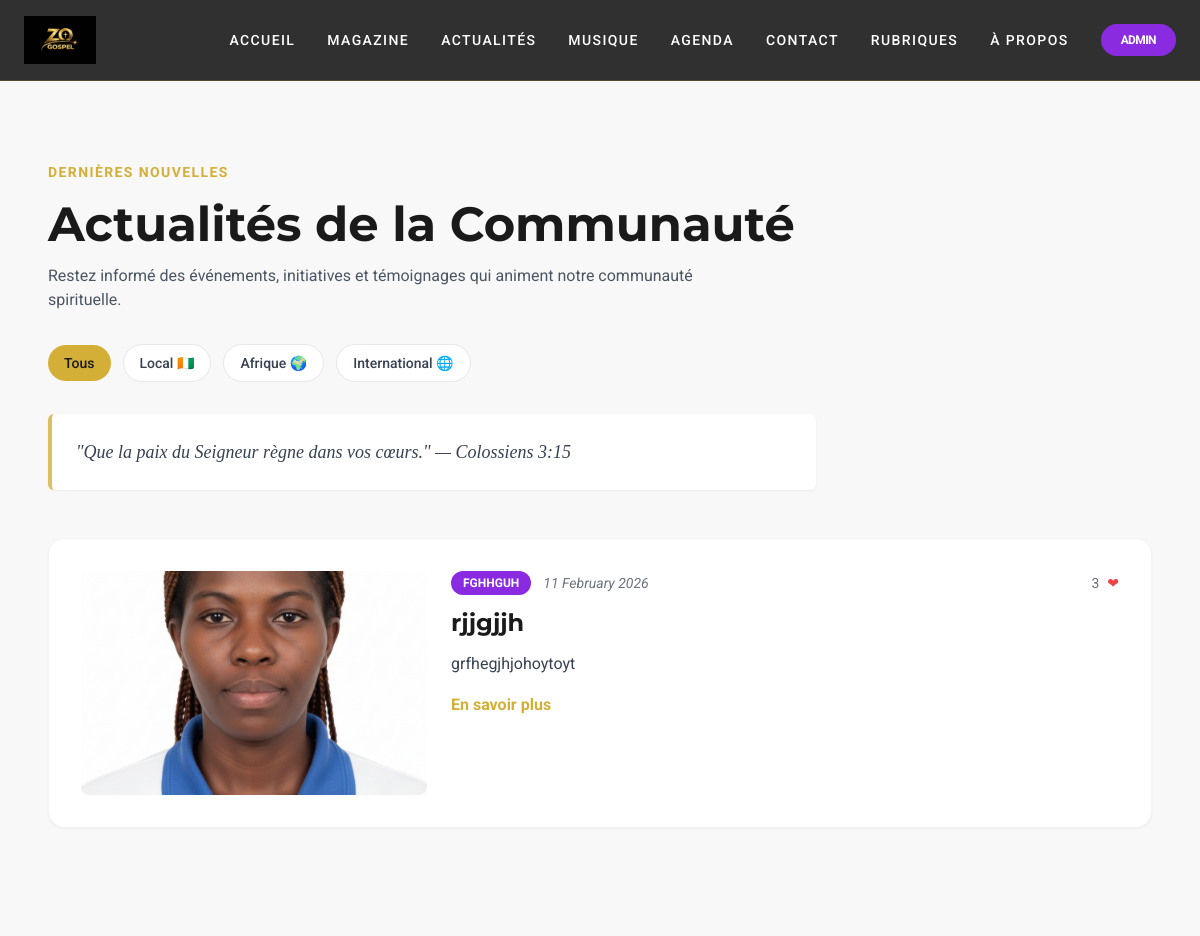
/actualites/, run on the app's committed database.
### zogospel/models.py (models this page shows, shortened)
class Actualite(models.Model):
    titre = models.CharField(max_length=200)
    type_actualite = models.CharField(max_length=100)
    REGION_CHOICES = (
        ('local', 'Local'),
        ('afrique', 'Afrique'),
        ('international', 'International'),
    )
    region = models.CharField(max_length=20, choices=REGION_CHOICES, default='local')
    image = models.ImageField(upload_to='actualites/')
    contenu = models.TextField()
    date = models.DateField(auto_now_add=True)
    likes = models.PositiveIntegerField(default=0)

### zogospel/views.py (the view)
# urls.py: path('actualites/', views.actualites, name='actualites'),
def actualites(request):
    selected_region = request.GET.get('region')
    actualites = Actualite.objects.all().order_by('-date')
    if selected_region in ('local', 'afrique', 'international'):
        actualites = actualites.filter(region=selected_region)
    return render(request, 'actualites.html', {'actualites': actualites, 'selected_region': selected_region})

### templates/actualites.html (shortened to what this page needs)
{% load static %}
<!DOCTYPE html>
<html lang="fr" class="scroll-smooth">
<head>
    <script src="https://cdn.tailwindcss.com"></script>
</head>
<body class="bg-luxury-offwhite font-body text-luxury-black custom-scrollbar overflow-x-hidden">
    <header class="fixed top-0 left-0 w-full z-50 glass-nav">
        <div class="max-w-7xl mx-auto px-6 h-20 flex items-center justify-between">
            <div class="flex items-center space-x-2">
                <a href="{% url 'accueil' %}">
                    <img src="{% static 'images/logo_zogospel.png' %}" alt="ZO Gospel" class="h-12 w-auto">
                </a>
            </div>
            <nav id="main-nav" class="hidden lg:flex items-center space-x-8">
                <a href="{% url 'accueil' %}" class="nav-link nav-underline text-sm uppercase tracking-widest text-luxury-white hover:text-gold transition-colors font-medium nav-active">Accueil</a>
                <a href="{% url 'magazine' %}" class="nav-link nav-underline text-sm uppercase tracking-widest text-luxury-white hover:text-gold transition-colors font-medium">Magazine</a>
                <a href="{% url 'actualites' %}" class="nav-link nav-underline text-sm uppercase tracking-widest text-luxury-white hover:text-gold transition-colors font-medium">Actualités</a>
                <a href="{% url 'musique' %}" class="nav-link nav-underline text-sm uppercase tracking-widest text-luxury-white hover:text-gold transition-colors font-medium">Musique</a>
                <a href="{% url 'agenda' %}" class="nav-link nav-underline text-sm uppercase tracking-widest text-luxury-white hover:text-gold transition-colors font-medium">Agenda</a>
                <a href="{% url 'contact' %}" class="nav-link nav-underline text-sm uppercase tracking-widest text-luxury-white hover:text-gold transition-colors font-medium">Contact</a>
                <a href="{% url 'rubriques' %}" class="nav-link nav-underline text-sm uppercase tracking-widest text-luxury-white hover:text-gold transition-colors font-medium">Rubriques</a>
                <a href="{% url 'a_propos' %}" class="nav-link nav-underline text-sm uppercase tracking-widest text-luxury-white hover:text-gold transition-colors font-medium">À propos</a>
                <a href="{% url 'admin_login' %}" class="bg-spiritual-violet px-5 py-2 text-luxury-white text-xs font-bold uppercase tracking-tighter rounded-full hover:bg-spiritual-dark transition-all transform hover:scale-105">Admin</a>
            </nav>
        </div>
    </header>
    <main class="min-h-screen pt-20">
        <section class="py-20 bg-luxury-offwhite text-luxury-black">
            <div class="max-w-6xl mx-auto px-6">
            <div class="mb-8">
                    <span class="text-gold tracking-widest font-bold text-sm uppercase">Dernières Nouvelles</span>
                    <h2 class="text-4xl md:text-5xl font-headers font-bold mt-4">Actualités de la Communauté</h2>
                    <p class="text-gray-600 mt-4 max-w-2xl">Restez informé des événements, initiatives et témoignages qui animent notre communauté spirituelle.</p>
                </div>
                <div class="flex items-center space-x-3 mb-8">
                    <a href="{% url 'actualites' %}" class="px-4 py-2 rounded-full text-sm font-medium {% if not selected_region %}bg-gold text-luxury-black{% else %}bg-white text-gray-700 border{% endif %}">Tous</a>
                    <a href="{% url 'actualites' %}?region=local" class="px-4 py-2 rounded-full text-sm font-medium {% if selected_region == 'local' %}bg-gold text-luxury-black{% else %}bg-white text-gray-700 border{% endif %}">Local 🇨🇮</a>
                    <a href="{% url 'actualites' %}?region=afrique" class="px-4 py-2 rounded-full text-sm font-medium {% if selected_region == 'afrique' %}bg-gold text-luxury-black{% else %}bg-white text-gray-700 border{% endif %}">Afrique 🌍</a>
                    <a href="{% url 'actualites' %}?region=international" class="px-4 py-2 rounded-full text-sm font-medium {% if selected_region == 'international' %}bg-gold text-luxury-black{% else %}bg-white text-gray-700 border{% endif %}">International 🌐</a>
                </div>
                <blockquote class="mb-12 border-l-4 border-gold/80 pl-6 italic font-verset text-gray-700 bg-white p-6 rounded-md shadow-sm max-w-3xl">
                    <p class="text-lg">"Que la paix du Seigneur règne dans vos cœurs." — Colossiens 3:15</p>
                </blockquote>
                <div class="space-y-8">
                    {% for actualite in actualites %}
                    <article class="bg-white rounded-2xl p-6 md:p-8 shadow-sm border border-gray-100 card-hover flex flex-col md:flex-row gap-6 items-start">
                        <div class="w-full md:w-1/3 h-56 overflow-hidden rounded-lg flex-shrink-0">
                            <img src="{{ actualite.image.url|default:'https://images.unsplash.com/photo-1511671782779-c97d3d27a1d4?q=80&w=2070&auto=format&fit=crop' }}" class="w-full h-full object-cover transition-transform duration-700 hover:scale-105" alt="News">
                        </div>
                        <div class="w-full md:w-2/3">
                            <div class="flex items-center justify-between mb-3">
                                <div class="flex items-center space-x-3">
                                    <span class="bg-spiritual-violet text-white text-xs font-bold uppercase px-3 py-1 rounded-full">{{ actualite.type_actualite|default:'ÉVÉNEMENT' }}</span>
                                    <span class="text-gray-500 text-sm italic">{{ actualite.date|date:'d F Y' }}</span>
                                </div>
                                <div class="text-sm text-gray-500 flex items-center space-x-2">
                                    <span class="likes-count" data-id="{{ actualite.id }}">{{ actualite.likes }}</span>
                                    <button class="like-btn text-red-500 hover:scale-110" data-id="{{ actualite.id }}" aria-label="Aimer">
                                        ❤
                                    </button>
                                </div>
                            </div>
                            <h3 class="text-2xl font-headers font-bold mb-3 text-luxury-black transition-colors">{{ actualite.titre }}</h3>
                            <p class="text-gray-700 leading-relaxed mb-4">{{ actualite.contenu|truncatechars:220 }}</p>
                            <div class="flex items-center space-x-4">
                                <a href="{% url 'actualite_detail' actualite.id %}" class="text-gold font-bold hover:underline">En savoir plus</a>
                            </div>
                        </div>
                    </article>
                    {% empty %}
                    <p class="text-center text-gray-500">Aucune actualité disponible pour le moment.</p>
                    {% endfor %}
                </div>
            </div>
        </section>
    </main>
</body>
</html>

### templates/actualites.html (style rules this page uses)
.glass-nav { background: rgba(26, 26, 26, 0.9); backdrop-filter: blur(10px); border-bottom: 1px solid rgba(212, 175, 55, 0.2); }
.card-hover { transition: transform 0.4s cubic-bezier(0.175, 0.885, 0.32, 1.275), box-shadow 0.3s ease; }

### data on the page
Actualite: image (picture), type_actualite "FGHHGUH", date "11 February 2026", likes "3", titre "rjjgjjh", contenu "grfhegjhjohoytoyt"
